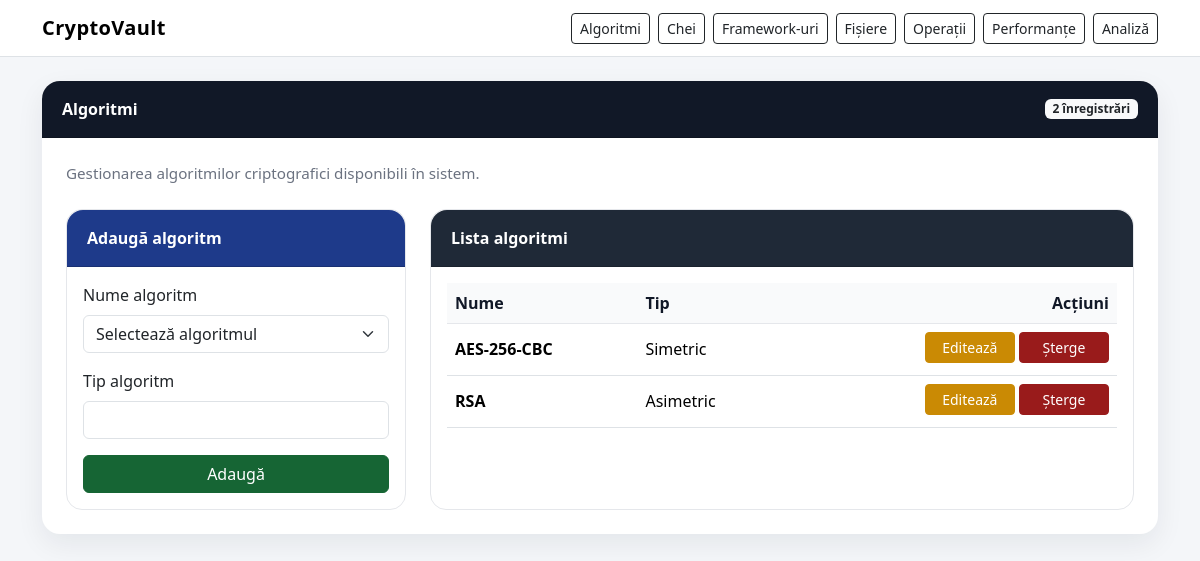
The app's page /algorithms with its own data.
### models.py (models this page shows)
class Algorithm(Base):
    __tablename__ = "algorithms"
    id = Column(Integer, primary_key=True, index=True)
    name = Column(String(100), nullable=False, unique=True)
    type = Column(String(50), nullable=False)
    keys = relationship("Key", back_populates="algorithm", cascade="all, delete-orphan")
    performances = relationship("Performance", back_populates="algorithm", cascade="all, delete-orphan")

### app_web.py (the view)
@app.route("/algorithms")
def show_algorithms():
    db = get_session()
    try:
        page = request.args.get("page", 1, type=int)
        per_page = request.args.get("per_page", 10, type=int)
        edit_algorithm_id = request.args.get("edit_algorithm", type=int)
        algorithms, pagination = crud.get_algorithms_paginated(db, page, per_page)
        edit_algorithm = crud.get_algorithm(db, edit_algorithm_id) if edit_algorithm_id else None
        return render_template(
            "algorithms.html",
            algorithms=algorithms,
            pagination=pagination,
            edit_algorithm=edit_algorithm,
        )
    finally:
        db.close()

### app_web.py (called while the page is built)
def get_session():
    return SessionLocal()

### crud.py (called while the page is built)
def paginate_query(query, page=1, per_page=10):
    total = query.count()
    pagination = Pagination(page, per_page, total)
    items = (
        query
        .limit(per_page)
        .offset((pagination.page - 1) * per_page)
        .all()
    )
    return items, pagination

def get_algorithms_paginated(db, page=1, per_page=10):
    query = db.query(models.Algorithm).order_by(models.Algorithm.name.asc())
    return paginate_query(query, page, per_page)

### database.py (called while the page is built)
@event.listens_for(engine, "connect")
def enable_sqlite_foreign_keys(dbapi_connection, connection_record):
    cursor = dbapi_connection.cursor()
    cursor.execute("PRAGMA foreign_keys=ON")
    cursor.close()

### templates/algorithms.html (shortened to what this page needs)
{% extends "base.html" %}
{% block content %}
<div class="card section-card">
    <div class="card-header">
        <div class="d-flex justify-content-between align-items-center flex-wrap gap-2">
            <span>Algoritmi</span>
            <span class="badge bg-light text-dark">{{ pagination.total }} înregistrări</span>
        </div>
    </div>
    <div class="card-body p-4">
        <p class="section-subtitle mb-4">
            Gestionarea algoritmilor criptografici disponibili în sistem.
        </p>
        <div class="row g-4">
            <div class="col-lg-4">
                <div class="card form-card h-100">
                    <div class="card-header">
                        {{ "Editează algoritm" if edit_algorithm else "Adaugă algoritm" }}
                    </div>
                    <div class="card-body">
                        <form action="{{ url_for('save_algorithm') }}" method="post">
                            <div class="mb-3">
                                <label class="form-label">Nume algoritm</label>
                                <select name="name" id="algorithmNameSelect" class="form-select" required>
                                    <option value="">Selectează algoritmul</option>
                                </select>
                            </div>
                            <div class="mb-3">
                                <label class="form-label">Tip algoritm</label>
                                <input type="text" id="algorithmTypeDisplay" class="form-control"
                                       value="{{ edit_algorithm.type if edit_algorithm else '' }}" readonly>
                            </div>
                            <button type="submit" class="btn btn-success w-100">
                                {{ "Actualizează" if edit_algorithm else "Adaugă" }}
                            </button>
                        </form>
                    </div>
                </div>
            </div>
            <div class="col-lg-8">
                <div class="card table-card h-100">
                    <div class="card-header">Lista algoritmi</div>
                    <div class="card-body">
                        <div class="table-responsive">
                            <table class="table table-hover align-middle">
                                <thead>
                                    <tr>
                                        <th>Nume</th>
                                        <th>Tip</th>
                                        <th class="text-end">Acțiuni</th>
                                    </tr>
                                </thead>
                                <tbody>
                                {% for algo in algorithms %}
                                    <tr>
                                        <td>
                                            <strong>{{ algo.name }}</strong>
                                        </td>
                                        <td>{{ algo.type }}</td>
                                        <td class="text-end">
                                            <a href="{{ url_for('show_algorithms', edit_algorithm=algo.id) }}"
                                               class="btn btn-warning btn-sm btn-action">
                                                Editează
                                            </a>
                                            <a href="{{ url_for('delete_algorithm', algo_id=algo.id) }}"
                                               class="btn btn-danger btn-sm btn-action"
                                               onclick="return confirm('Sigur vrei să ștergi acest algoritm? Vor fi șterse și cheile/performanțele asociate.')">
                                                Șterge
                                            </a>
                                        </td>
                                    </tr>
                                {% else %}
                                    <tr>
                                        <td colspan="3" class="text-center text-muted py-4">
                                            Nu există algoritmi în baza de date.
                                        </td>
                                    </tr>
                                {% endfor %}
                                </tbody>
                            </table>
                        </div>
                    </div>
                </div>
            </div>
        </div>
    </div>
</div>
{% endblock %}

### static/css/style.css (style rules this page uses)
body { background-color: #f4f6f9; color: #1f2937; }
.section-card { border: none; border-radius: 18px; box-shadow: 0 10px 28px rgba(15, 23, 42, 0.07); margin-bottom: 2rem; }
.section-card .card-header { background-color: #111827; color: white; border-top-left-radius: 18px; border-top-right-radius: 18px; padding: 1rem 1.25rem; font-weight: 600; }
.form-card { border: 1px solid #e5e7eb; border-radius: 16px; }
.form-card .card-header { background-color: #1e3a8a; color: white; border-top-left-radius: 16px; border-top-right-radius: 16px; font-weight: 600; }
.table-card { border: 1px solid #e5e7eb; border-radius: 16px; }
.table-card .card-header { background-color: #1f2937; color: white; border-top-left-radius: 16px; border-top-right-radius: 16px; font-weight: 600; }
.table thead th { background-color: #f9fafb; color: #111827; font-weight: 600; border-bottom: 1px solid #e5e7eb; }
.table td, .table th { vertical-align: middle; }
.btn-action { min-width: 90px; margin-bottom: 0.25rem; }
.btn-success { background-color: #166534; border-color: #166534; }
.btn-warning { background-color: #ca8a04; border-color: #ca8a04; color: white; }
.btn-danger { background-color: #991b1b; border-color: #991b1b; }
.section-subtitle { color: #6b7280; font-size: 0.95rem; margin-bottom: 0; }

### records on screen
Algorithm: name "AES-256-CBC", type "Simetric"
Algorithm: name "RSA", type "Asimetric"

### other values on screen
{{ pagination.total }} "2"
{{ "Editează algoritm" if edit_algorithm else "Adaugă algoritm" }} "Adaugă algoritm"
{{ "Actualizează" if edit_algorithm else "Adaugă" }} "Adaugă"
